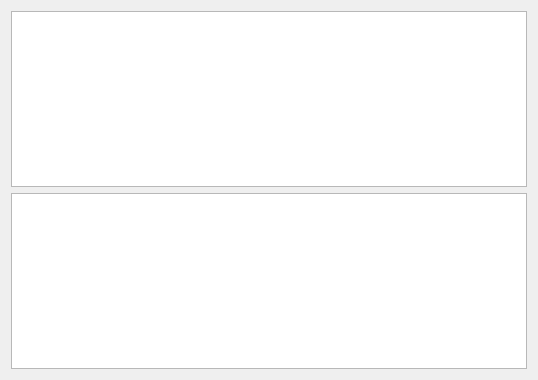
<?xml version="1.0" encoding="UTF-8"?>
<ui version="4.0">
 <class>Form</class>
 <widget class="QWidget" name="Form">
  <property name="geometry">
   <rect>
    <x>0</x>
    <y>0</y>
    <width>538</width>
    <height>380</height>
   </rect>
  </property>
  <property name="windowTitle">
   <string>Form</string>
  </property>
  <layout class="QVBoxLayout" name="verticalLayout">
   <item>
    <widget class="QTextEdit" name="console_out_widget"/>
   </item>
   <item>
    <widget class="ConsoleInputWidget" name="console_in_widget"/>
   </item>
  </layout>
 </widget>
 <customwidgets>
  <customwidget>
   <class>ConsoleInputWidget</class>
   <extends>QTextEdit</extends>
   <header>ui.console_input_widget</header>
  </customwidget>
 </customwidgets>
 <resources/>
 <connections/>
</ui>
